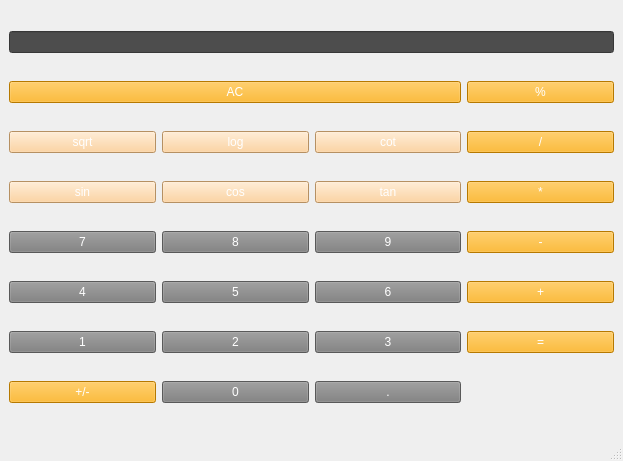
<?xml version="1.0" encoding="UTF-8"?>
<ui version="4.0">
 <class>MainWindow</class>
 <widget class="QMainWindow" name="MainWindow">
  <property name="geometry">
   <rect>
    <x>0</x>
    <y>0</y>
    <width>623</width>
    <height>461</height>
   </rect>
  </property>
  <property name="windowTitle">
   <string>MainWindow</string>
  </property>
  <property name="autoFillBackground">
   <bool>true</bool>
  </property>
  <widget class="QWidget" name="centralwidget">
   <layout class="QGridLayout" name="gridLayout">
    <item row="5" column="3">
     <widget class="QPushButton" name="sum">
      <property name="styleSheet">
       <string notr="true">color: rgb(255, 255, 255);
background-color: rgb(255, 170, 0);
font: 500 12pt &quot;IRANSansMobile Medium&quot;;</string>
      </property>
      <property name="text">
       <string>+</string>
      </property>
     </widget>
    </item>
    <item row="2" column="2">
     <widget class="QPushButton" name="cotanjant">
      <property name="styleSheet">
       <string notr="true">color: rgb(255, 255, 255);
background-color: rgb(255, 202, 137);
font: 500 12pt &quot;IRANSansMobile Medium&quot;;</string>
      </property>
      <property name="text">
       <string>cot</string>
      </property>
     </widget>
    </item>
    <item row="5" column="0">
     <widget class="QPushButton" name="btn_4">
      <property name="styleSheet">
       <string notr="true">color: rgb(255, 255, 255);
background-color: rgb(125, 125, 125);
font: 500 12pt &quot;IRANSansMobile Medium&quot;;</string>
      </property>
      <property name="text">
       <string>4</string>
      </property>
     </widget>
    </item>
    <item row="2" column="0">
     <widget class="QPushButton" name="sqrt">
      <property name="styleSheet">
       <string notr="true">color: rgb(255, 255, 255);
background-color: rgb(255, 202, 137);
font: 500 12pt &quot;IRANSansMobile Medium&quot;;</string>
      </property>
      <property name="text">
       <string>sqrt</string>
      </property>
     </widget>
    </item>
    <item row="4" column="2">
     <widget class="QPushButton" name="btn_9">
      <property name="styleSheet">
       <string notr="true">color: rgb(255, 255, 255);
background-color: rgb(125, 125, 125);
font: 500 12pt &quot;IRANSansMobile Medium&quot;;</string>
      </property>
      <property name="text">
       <string>9</string>
      </property>
     </widget>
    </item>
    <item row="0" column="0" colspan="4">
     <widget class="QLineEdit" name="box">
      <property name="styleSheet">
       <string notr="true">background-color: rgb(77, 77, 77);
color: rgb(255, 255, 255);
font: 500 12pt &quot;IRANSansMobile Medium&quot;;</string>
      </property>
     </widget>
    </item>
    <item row="4" column="1">
     <widget class="QPushButton" name="btn_8">
      <property name="styleSheet">
       <string notr="true">color: rgb(255, 255, 255);
background-color: rgb(125, 125, 125);
font: 500 12pt &quot;IRANSansMobile Medium&quot;;</string>
      </property>
      <property name="text">
       <string>8</string>
      </property>
     </widget>
    </item>
    <item row="1" column="3">
     <widget class="QPushButton" name="percent">
      <property name="styleSheet">
       <string notr="true">color: rgb(255, 255, 255);
background-color: rgb(255, 170, 0);
font: 500 12pt &quot;IRANSansMobile Medium&quot;;</string>
      </property>
      <property name="text">
       <string>%</string>
      </property>
     </widget>
    </item>
    <item row="7" column="2">
     <widget class="QPushButton" name="btn_3">
      <property name="styleSheet">
       <string notr="true">color: rgb(255, 255, 255);
background-color: rgb(125, 125, 125);
font: 500 12pt &quot;IRANSansMobile Medium&quot;;</string>
      </property>
      <property name="text">
       <string>3</string>
      </property>
     </widget>
    </item>
    <item row="7" column="1">
     <widget class="QPushButton" name="btn_2">
      <property name="styleSheet">
       <string notr="true">color: rgb(255, 255, 255);
background-color: rgb(125, 125, 125);
font: 500 12pt &quot;IRANSansMobile Medium&quot;;</string>
      </property>
      <property name="text">
       <string>2</string>
      </property>
     </widget>
    </item>
    <item row="2" column="3">
     <widget class="QPushButton" name="divide">
      <property name="styleSheet">
       <string notr="true">color: rgb(255, 255, 255);
background-color: rgb(255, 170, 0);
font: 500 12pt &quot;IRANSansMobile Medium&quot;;</string>
      </property>
      <property name="text">
       <string>/</string>
      </property>
     </widget>
    </item>
    <item row="4" column="0">
     <widget class="QPushButton" name="btn_7">
      <property name="styleSheet">
       <string notr="true">color: rgb(255, 255, 255);
background-color: rgb(125, 125, 125);
font: 500 12pt &quot;IRANSansMobile Medium&quot;;</string>
      </property>
      <property name="text">
       <string>7</string>
      </property>
     </widget>
    </item>
    <item row="3" column="3">
     <widget class="QPushButton" name="power">
      <property name="styleSheet">
       <string notr="true">color: rgb(255, 255, 255);
background-color: rgb(255, 170, 0);
font: 500 12pt &quot;IRANSansMobile Medium&quot;;</string>
      </property>
      <property name="text">
       <string>*</string>
      </property>
     </widget>
    </item>
    <item row="3" column="0">
     <widget class="QPushButton" name="sinus">
      <property name="styleSheet">
       <string notr="true">color: rgb(255, 255, 255);
background-color: rgb(255, 202, 137);
font: 500 12pt &quot;IRANSansMobile Medium&quot;;</string>
      </property>
      <property name="text">
       <string>sin</string>
      </property>
     </widget>
    </item>
    <item row="5" column="1">
     <widget class="QPushButton" name="btn_5">
      <property name="styleSheet">
       <string notr="true">color: rgb(255, 255, 255);
background-color: rgb(125, 125, 125);
font: 500 12pt &quot;IRANSansMobile Medium&quot;;</string>
      </property>
      <property name="text">
       <string>5</string>
      </property>
     </widget>
    </item>
    <item row="1" column="0" colspan="3">
     <widget class="QPushButton" name="clear">
      <property name="styleSheet">
       <string notr="true">color: rgb(255, 255, 255);
background-color: rgb(255, 170, 0);
font: 500 12pt &quot;IRANSansMobile Medium&quot;;</string>
      </property>
      <property name="text">
       <string>AC</string>
      </property>
     </widget>
    </item>
    <item row="8" column="1">
     <widget class="QPushButton" name="btn_0">
      <property name="styleSheet">
       <string notr="true">color: rgb(255, 255, 255);
background-color: rgb(125, 125, 125);
font: 500 12pt &quot;IRANSansMobile Medium&quot;;</string>
      </property>
      <property name="text">
       <string>0</string>
      </property>
     </widget>
    </item>
    <item row="3" column="1">
     <widget class="QPushButton" name="cosinus">
      <property name="styleSheet">
       <string notr="true">color: rgb(255, 255, 255);
background-color: rgb(255, 202, 137);
font: 500 12pt &quot;IRANSansMobile Medium&quot;;</string>
      </property>
      <property name="text">
       <string>cos</string>
      </property>
     </widget>
    </item>
    <item row="3" column="2">
     <widget class="QPushButton" name="tanjant">
      <property name="styleSheet">
       <string notr="true">color: rgb(255, 255, 255);
background-color: rgb(255, 202, 137);
font: 500 12pt &quot;IRANSansMobile Medium&quot;;</string>
      </property>
      <property name="text">
       <string>tan</string>
      </property>
     </widget>
    </item>
    <item row="5" column="2">
     <widget class="QPushButton" name="btn_6">
      <property name="styleSheet">
       <string notr="true">color: rgb(255, 255, 255);
background-color: rgb(125, 125, 125);
font: 500 12pt &quot;IRANSansMobile Medium&quot;;</string>
      </property>
      <property name="text">
       <string>6</string>
      </property>
     </widget>
    </item>
    <item row="4" column="3">
     <widget class="QPushButton" name="sub">
      <property name="styleSheet">
       <string notr="true">color: rgb(255, 255, 255);
background-color: rgb(255, 170, 0);
font: 500 12pt &quot;IRANSansMobile Medium&quot;;</string>
      </property>
      <property name="text">
       <string>-</string>
      </property>
     </widget>
    </item>
    <item row="8" column="0">
     <widget class="QPushButton" name="plus_minus">
      <property name="styleSheet">
       <string notr="true">color: rgb(255, 255, 255);
background-color:  rgb(255, 170, 0);
font: 500 12pt &quot;IRANSansMobile Medium&quot;;</string>
      </property>
      <property name="text">
       <string>+/-</string>
      </property>
     </widget>
    </item>
    <item row="8" column="2">
     <widget class="QPushButton" name="btn_dot">
      <property name="styleSheet">
       <string notr="true">color: rgb(255, 255, 255);
background-color: rgb(125, 125, 125);
font: 500 12pt &quot;IRANSansMobile Medium&quot;;</string>
      </property>
      <property name="text">
       <string>.</string>
      </property>
     </widget>
    </item>
    <item row="2" column="1">
     <widget class="QPushButton" name="log">
      <property name="styleSheet">
       <string notr="true">color: rgb(255, 255, 255);
background-color: rgb(255, 202, 137);
font: 500 12pt &quot;IRANSansMobile Medium&quot;;</string>
      </property>
      <property name="text">
       <string>log</string>
      </property>
     </widget>
    </item>
    <item row="7" column="0">
     <widget class="QPushButton" name="btn_1">
      <property name="styleSheet">
       <string notr="true">color: rgb(255, 255, 255);
background-color: rgb(125, 125, 125);
font: 500 12pt &quot;IRANSansMobile Medium&quot;;</string>
      </property>
      <property name="text">
       <string>1</string>
      </property>
     </widget>
    </item>
    <item row="7" column="3">
     <widget class="QPushButton" name="equal">
      <property name="enabled">
       <bool>true</bool>
      </property>
      <property name="styleSheet">
       <string notr="true">color: rgb(255, 255, 255);
background-color: rgb(255, 170, 0);
font: 500 12pt &quot;IRANSansMobile Medium&quot;;</string>
      </property>
      <property name="text">
       <string>=</string>
      </property>
     </widget>
    </item>
   </layout>
  </widget>
  <widget class="QMenuBar" name="menubar">
   <property name="geometry">
    <rect>
     <x>0</x>
     <y>0</y>
     <width>623</width>
     <height>22</height>
    </rect>
   </property>
  </widget>
  <widget class="QStatusBar" name="statusbar"/>
 </widget>
 <resources/>
 <connections/>
</ui>
